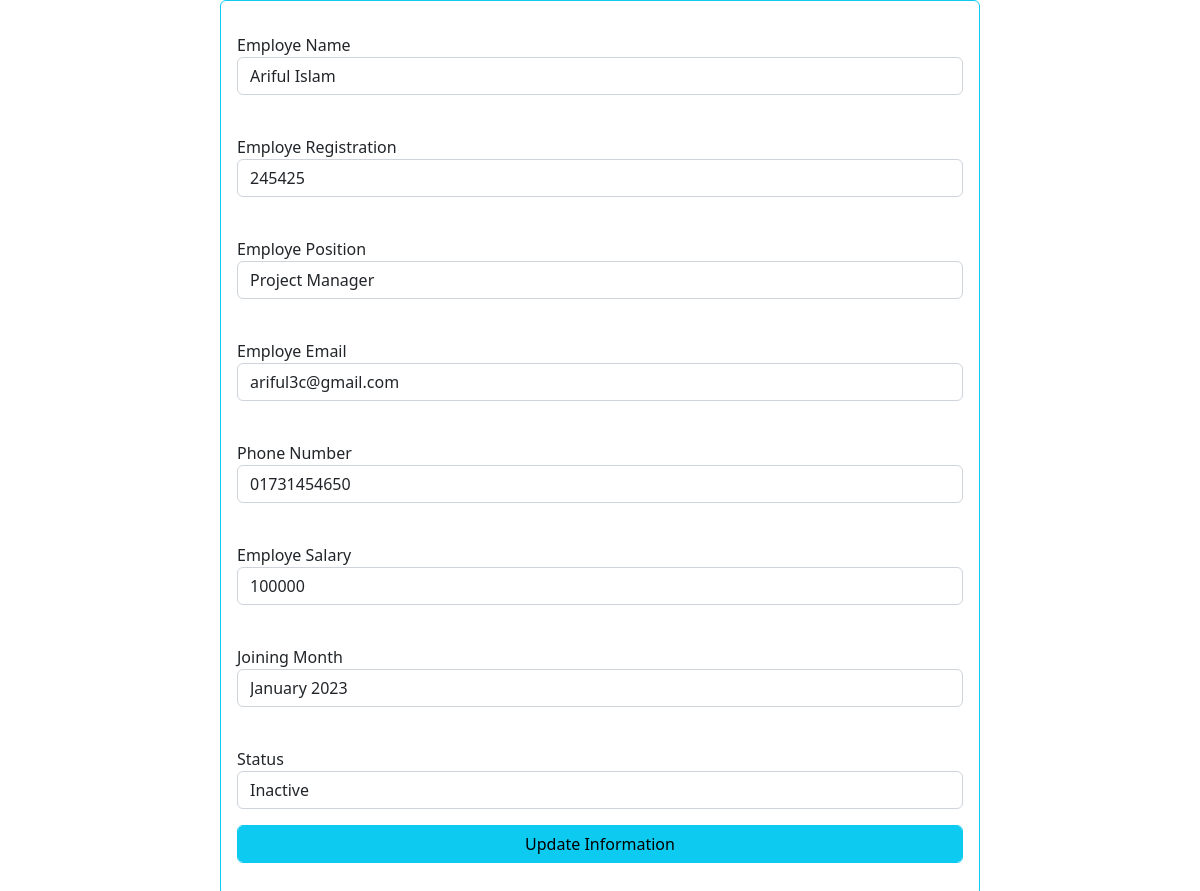
The app's page /assessment_02/edit.php?id=5 with its own data.
### tables this page shows
CREATE TABLE `tbl_employe` (
  `id` int(16) NOT NULL,
  `name` varchar(250) NOT NULL,
  `reg` varchar(200) NOT NULL,
  `position` varchar(50) NOT NULL,
  `email` varchar(60) NOT NULL,
  `phone` varchar(18) NOT NULL,
  `salary` int(10) NOT NULL,
  `joining_month` varchar(30) NOT NULL,
  `status` int(5) NOT NULL
);

### assessment_02/Classess.php (called while the page is built, shortened)
<?php
    class Student{
        private $con ="";
        public function __construct(){
            $qur = $this->con = new mysqli('localhost','root','','devxpart');
        }
         public function findforupdate($id){
            $qur =  $this->con->query("SELECT * FROM tbl_employe WHERE id='$id'");
            return  $qur;
         }
    }
?>

### assessment_02/edit.php (the view, shortened to what this page needs)
<!DOCTYPE html>
<html lang="en">
<head>
    <link rel="stylesheet" href="https://cdn.jsdelivr.net/npm/bootstrap@5.2.3/dist/css/bootstrap.min.css">
    <link rel="stylesheet" href="https://cdnjs.cloudflare.com/ajax/libs/font-awesome/6.3.0/css/all.min.css">
</head>
<body>
    <div class="container">
        <div class="row">
            <div class="col-md-8 offset-2 border border-info p-3 rounded">
            <?php
                include 'classess.php';
                $clsObj = new Student;
                $id = $_GET['id'];
                $obj= $clsObj->findforupdate($id);
                $allData = $obj->fetch_assoc();
                ?>
                <form method="post">
                <div class="form-group my-3">
                    <label for="name">Employe Name</label>
                    <input type="text" id="name" name="name" class="form-control" value="<?php echo $allData["name"];?>"><br>
                </div>
                <div class="form-group my-3">
                    <label for="reg">Employe Registration</label>
                    <input type="text" id="reg" name="reg" class="form-control" value="<?php echo $allData["reg"];?>"><br>
                </div>
                <div class="form-group my-3">
                    <label for="position">Employe Position</label>
                    <input type="text" id="position" name="position" class="form-control" value="<?php echo $allData["position"];?>"><br>
                </div>
                <div class="form-group my-3">
                    <label for="email">Employe Email</label>
                    <input type="text" id="email" name="email" class="form-control" value="<?php echo $allData["email"];?>"><br>
                </div>
                <div class="form-group my-3">
                    <label for="phone">Phone Number</label>
                    <input type="text" id="phone" name="phone" class="form-control" value="<?php echo $allData["phone"];?>"><br>
                </div>
                <div class="form-group my-3">
                    <label for="salary">Employe Salary</label>
                    <input type="text" id="salary" name="salary" class="form-control" value="<?php echo $allData["salary"];?>"><br>
                </div>
                <div class="form-group my-3">
                    <label for="joining_month">Joining Month</label>
                    <input type="text" id="joining_month" name="joining_month" class="form-control" value="<?php echo $allData["joining_month"];?>"><br>
                </div>
                <div class="form-group my-3">
                    <label for="status">Status</label>
                    <select name="status" id="status" class="form-control">
                        <option valu="<?php echo $allData["status"]; ?>">
                        <?php if($allData["status"] == 1){
                            echo "Active";
                        }
                        else{
                            echo "Inactive";
                        }
                        ?>
                        </option>
                    </select>
                </div>
                <div class="form-group my-3">
                    <button name="btn" class="btn btn-info form-control">Update Information</button>
                </div>
                </form>
            </div>
        </div>
    </div>
</body>
</html>

### records on screen
tbl_employe: name "Ariful Islam", reg "245425", position "Project Manager", email "ariful3c@gmail.com", phone "01731454650", salary "100000", joining_month "January 2023", status "Inactive"
